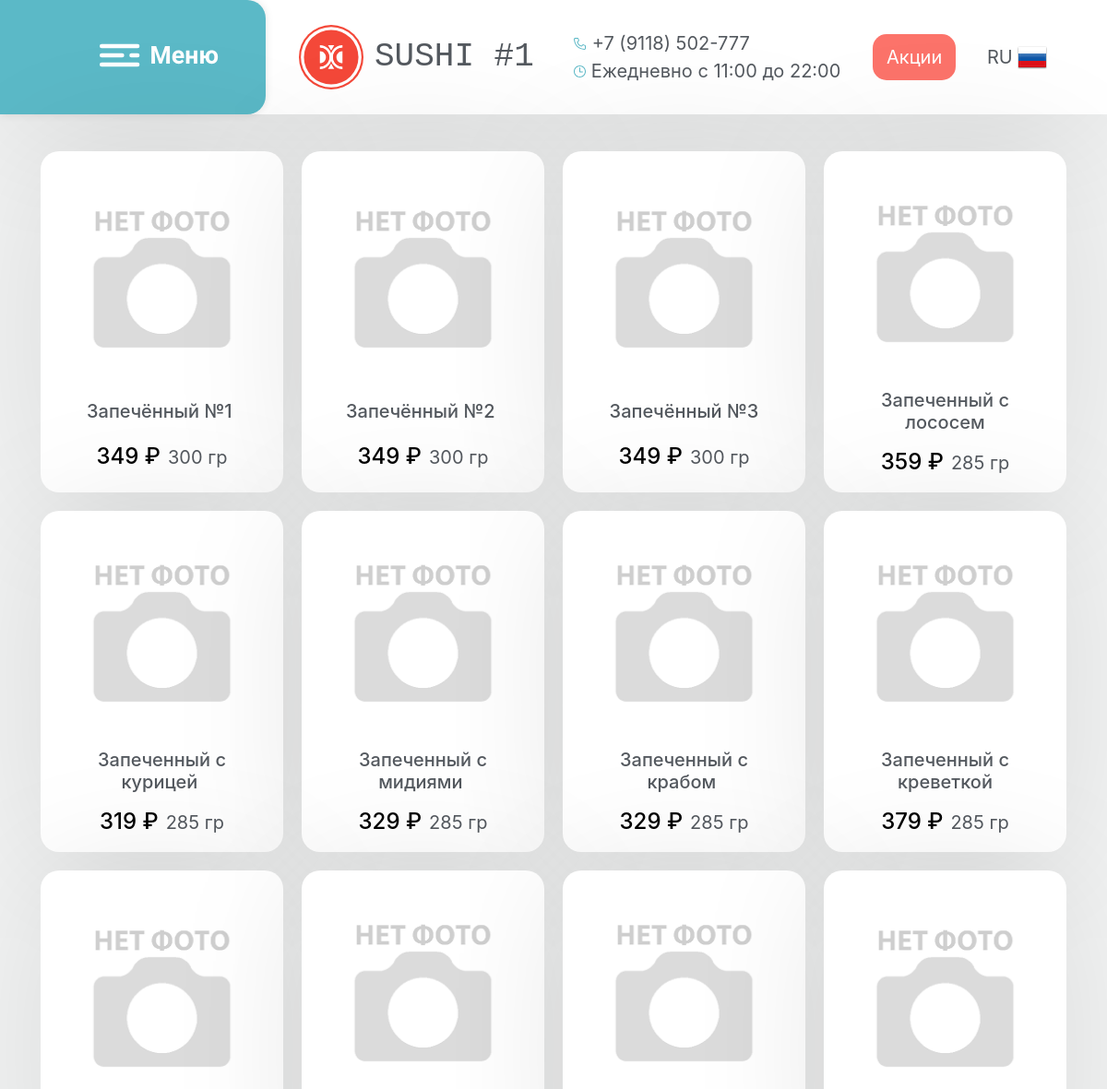
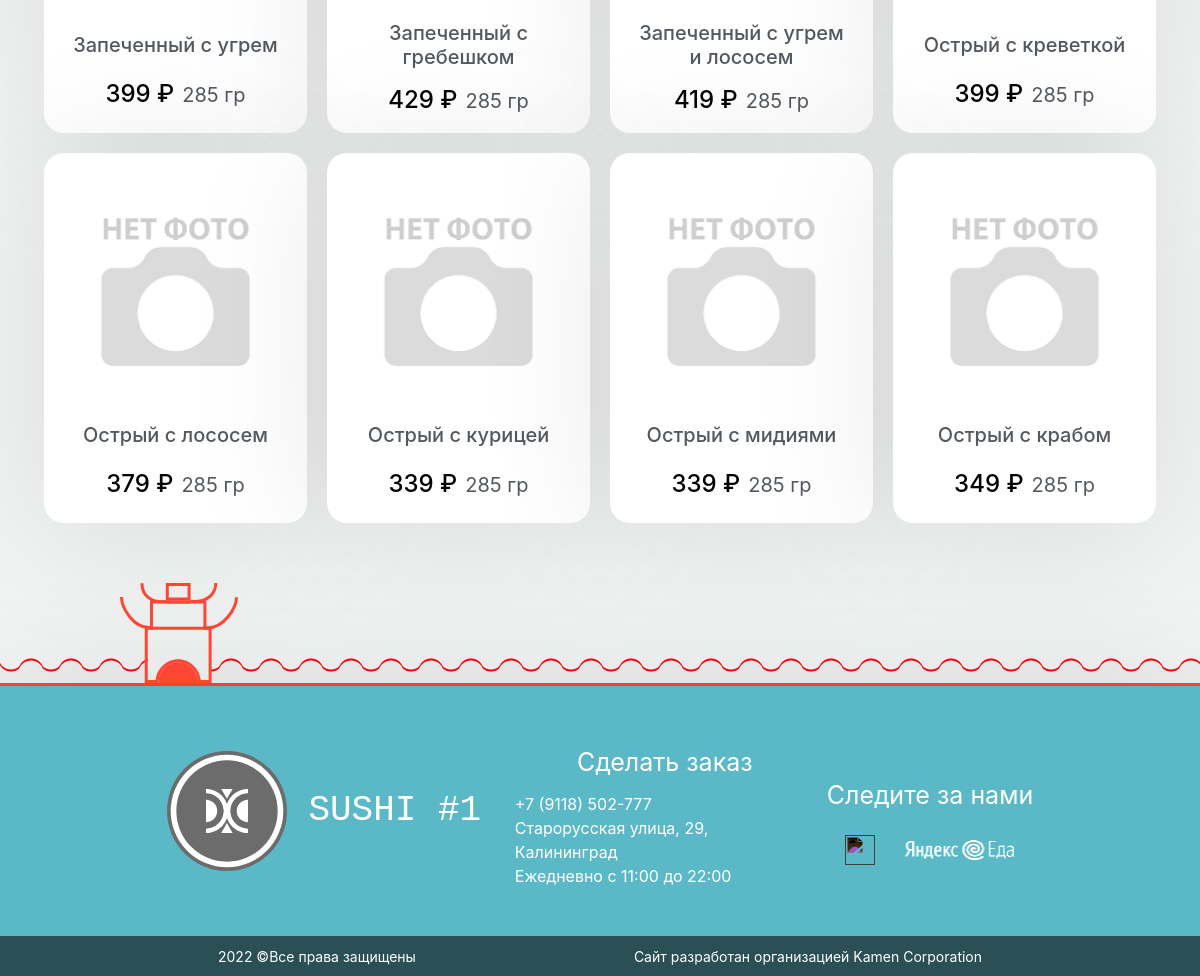
Page /category/2 on the committed database (2 pictures, top to bottom).
### index.py (models this page shows)
class Food(db.Model):
    id = db.Column(db.Integer, primary_key=True)
    name = db.Column(db.String, nullable=False)
    price = db.Column(db.String, nullable=False)
    weight = db.Column(db.String, nullable=False)
    description = db.Column(db.String, nullable=False)
    filename = db.Column(db.String, default="-1.png")

### index.py (the view)
@app.route("/category/<int:category_id>")
def show_category(category_id):
    category = db.session.query(Categories).filter_by(id=category_id).first_or_404()
    foods_ids = json.loads(category.food_list)
    food_list = db.session.query(Food).filter(Food.id.in_(foods_ids)).all()
    return render_template("category.html", food_list=food_list, category_name=category.name)

### templates/category.html (shortened to what this page needs)
{% extends 'base.html' %}
{% block body %}
<main>
<div class="default-screen">
    {% for i in range(0, food_list|length // 4 + (1 if food_list|length % 4 != 0 else 0)) %}
	<section class="row-objects" style="width: 100%; justify-content: center;">
		{% for j in range(0, 4) %}
		{% if i*4+j < food_list|length %}
			<div class="list-object list-object-parent" onClick="document.location='/meal/{{ food_list[i*4+j].id }}'">
				<div class="list-object-category" style="background-image: url('..//static/media/food/{{food_list[i*4+j].filename}}');"></div>
				<div style="max-width: 80%;"> <h5> {{ food_list[i*4+j].name }} </h5> </div>
				<div style="margin-left: 0em; display: flex; flex-direction: raw;">
					<div style="color: #000; margin-right: 8px;"> <h4> {{ food_list[i*4+j].price }} &#x20bd; </h4> </div>
					<span style="display: flex; align-items: flex-end; margin-bottom: 8px;"> <h7 >{{ food_list[i*4+j].weight }} гр </h7> </span>
				</div>
			</div>
		{% endif %}
		{% endfor %}
	</section>
	{% endfor %}
</div>
</main>
{% endblock %}

### static/css/style.css (style rules this page uses)
html { height: 100%; width: 100%; }
body { background-color: #f2f3f3; color: #54595F; margin: 0; padding: 0; width: 100%; height: 100%; font-size: 20px !important; }
main { width: 65%; margin-left: auto; margin-right: auto; }
.row-objects { margin: 20px auto; display: flex; justify-content: space-evenly; align-items: center; }
.list-object { box-shadow: 0 0px 10px rgba(0,0,0,0.1); background-color: #666; min-width: 263px; width: 40vw; height: 40vw; max-height: 270px; border-radius: 20px; text-align: center; margin: 0 1vw; }

### templates/category.html (style rules this page uses)
.list-object-parent { display: flex; flex-direction: column; justify-content: space-evenly; cursor: pointer; width: 30vw; height: 30vw; margin: 0 10px; min-height: 370px; max-height: 390px; background-color: #fff; box-shadow: 0 10px 150px rgba(0,0,0,0.1); align-items: center; }
.list-object-category { width: 85%; height: 90%; max-height: 200px; background-color: #fff; border-radius: 20px;  margin-left: 0; margin-right: 0; margin-top: 20px; margin-bottom: 20px; background-size: cover; background-repeat: no-repeat; background-position: center; }

### rows in the picture
Food: filename (picture), name "Запечённый №1", price "349", weight "300"
Food: filename (picture), name "Запечённый №2", price "349", weight "300"
Food: filename (picture), name "Запечённый №3", price "349", weight "300"
Food: filename (picture), name "Запеченный с лососем", price "359", weight "285"
Food: filename (picture), name "Запеченный с курицей", price "319", weight "285"
Food: filename (picture), name "Запеченный с мидиями", price "329", weight "285"
Food: filename (picture), name "Запеченный с крабом", price "329", weight "285"
Food: filename (picture), name "Запеченный с креветкой", price "379", weight "285"
Food: filename (picture), name "Запеченный с угрем", price "399", weight "285"
Food: filename (picture), name "Запеченный с гребешком", price "429", weight "285"
Food: filename (picture), name "Запеченный с угрем и лососем", price "419", weight "285"
Food: filename (picture), name "Острый с креветкой", price "399", weight "285"
Food: filename (picture), name "Острый с лососем", price "379", weight "285"
Food: filename (picture), name "Острый с курицей", price "339", weight "285"
Food: filename (picture), name "Острый с мидиями", price "339", weight "285"
Food: filename (picture), name "Острый с крабом", price "349", weight "285"
